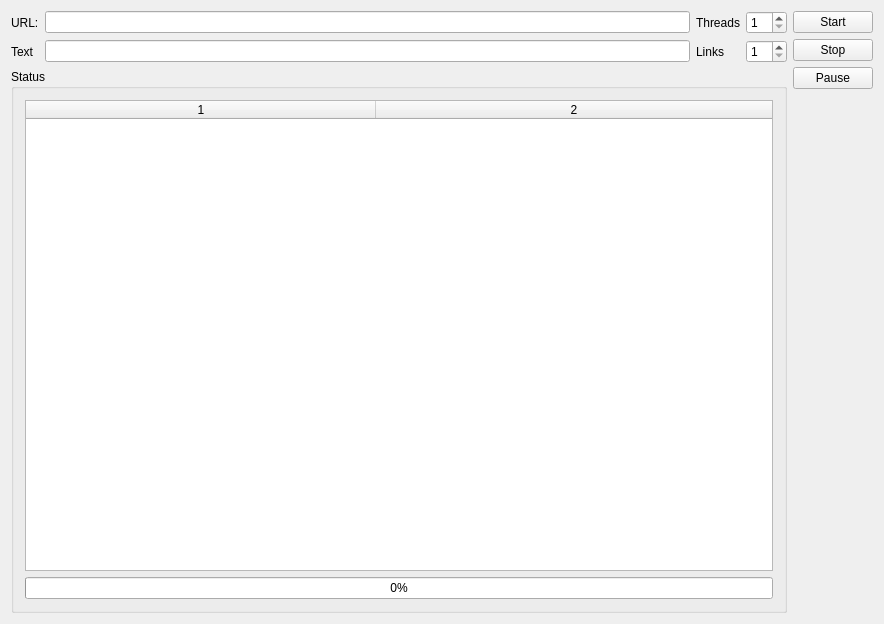
<?xml version="1.0" encoding="UTF-8"?>
<ui version="4.0">
 <class>Widget</class>
 <widget class="QWidget" name="Widget">
  <property name="geometry">
   <rect>
    <x>0</x>
    <y>0</y>
    <width>884</width>
    <height>624</height>
   </rect>
  </property>
  <property name="windowTitle">
   <string>Widget</string>
  </property>
  <layout class="QHBoxLayout" name="horizontalLayout">
   <item>
    <layout class="QVBoxLayout" name="verticalLayout_2">
     <item>
      <layout class="QGridLayout" name="gridLayout">
       <item row="0" column="0">
        <widget class="QLabel" name="urlLabel">
         <property name="text">
          <string>URL:</string>
         </property>
        </widget>
       </item>
       <item row="0" column="1">
        <widget class="QLineEdit" name="urlLineEdit"/>
       </item>
       <item row="0" column="2">
        <widget class="QLabel" name="threadsLabel">
         <property name="text">
          <string>Threads</string>
         </property>
        </widget>
       </item>
       <item row="0" column="3">
        <widget class="QSpinBox" name="threadsSpinBox">
         <property name="minimum">
          <number>1</number>
         </property>
         <property name="maximum">
          <number>16</number>
         </property>
        </widget>
       </item>
       <item row="1" column="0">
        <widget class="QLabel" name="textLabel">
         <property name="text">
          <string>Text</string>
         </property>
        </widget>
       </item>
       <item row="1" column="1">
        <widget class="QLineEdit" name="textLineEdit"/>
       </item>
       <item row="1" column="2">
        <widget class="QLabel" name="linksLabel">
         <property name="text">
          <string>Links</string>
         </property>
        </widget>
       </item>
       <item row="1" column="3">
        <widget class="QSpinBox" name="linksSpinBox">
         <property name="minimum">
          <number>1</number>
         </property>
        </widget>
       </item>
      </layout>
     </item>
     <item>
      <widget class="QGroupBox" name="groupBox">
       <property name="title">
        <string>Status</string>
       </property>
       <layout class="QVBoxLayout" name="verticalLayout">
        <item>
         <widget class="QTableWidget" name="tableWidget">
          <property name="columnCount">
           <number>2</number>
          </property>
          <attribute name="horizontalHeaderCascadingSectionResizes">
           <bool>false</bool>
          </attribute>
          <attribute name="horizontalHeaderDefaultSectionSize">
           <number>350</number>
          </attribute>
          <attribute name="horizontalHeaderMinimumSectionSize">
           <number>350</number>
          </attribute>
          <attribute name="horizontalHeaderStretchLastSection">
           <bool>true</bool>
          </attribute>
          <column/>
          <column/>
         </widget>
        </item>
        <item>
         <widget class="QProgressBar" name="progressBar">
          <property name="value">
           <number>0</number>
          </property>
         </widget>
        </item>
       </layout>
      </widget>
     </item>
    </layout>
   </item>
   <item>
    <layout class="QVBoxLayout" name="verticalLayout_3">
     <item>
      <widget class="QPushButton" name="startButton">
       <property name="text">
        <string>Start</string>
       </property>
      </widget>
     </item>
     <item>
      <widget class="QPushButton" name="stopButton">
       <property name="text">
        <string>Stop</string>
       </property>
      </widget>
     </item>
     <item>
      <widget class="QPushButton" name="pauseButton">
       <property name="text">
        <string>Pause</string>
       </property>
      </widget>
     </item>
     <item>
      <spacer name="verticalSpacer">
       <property name="orientation">
        <enum>Qt::Vertical</enum>
       </property>
       <property name="sizeHint" stdset="0">
        <size>
         <width>20</width>
         <height>40</height>
        </size>
       </property>
      </spacer>
     </item>
    </layout>
   </item>
  </layout>
 </widget>
 <layoutdefault spacing="6" margin="11"/>
 <resources/>
 <connections/>
</ui>
